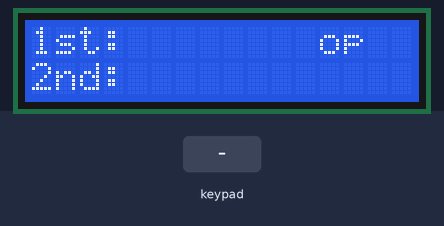
This sketch was run on a simulated Arduino Uno, built with avr-gcc and run on an emulated ATmega328P. On the bench: 16×2 character LCD. Inputs (shaded band) come from the test bench.

Above: at 9.1 s.
9.2 s: keypad keys 7 + 5 = pressed 0.4 s apart
At 10.7 s:
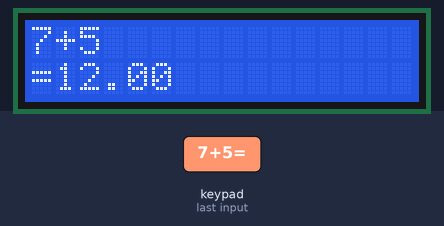
12.3 s: key '+' pressed
At 12.8 s:
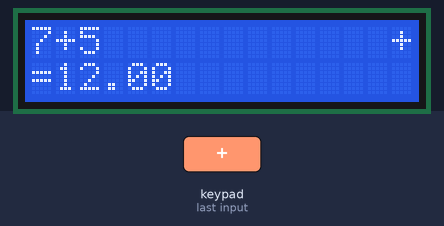
13.8 s: key '1' pressed
At 15.0 s:
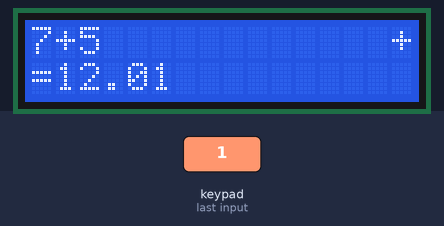
15.3 s: keypad keys 9 8 7 6 pressed 0.4 s apart
At 17.4 s:
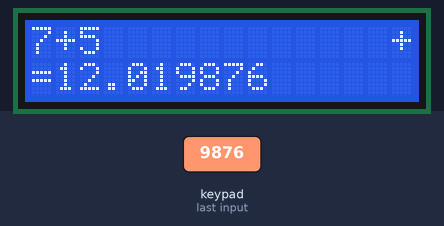
18.4 s: keypad keys 9 8 7 6 = pressed 0.4 s apart
At 20.5 s:
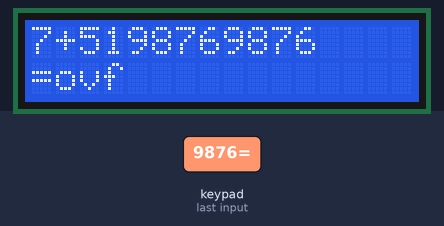
21.9 s: key '*' pressed
At 22.7 s:
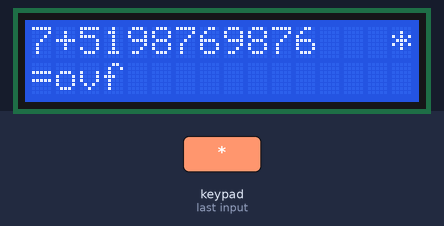
Timing chart, 0 to 24.4 s (numbered marks = the images above; inputs shaded):
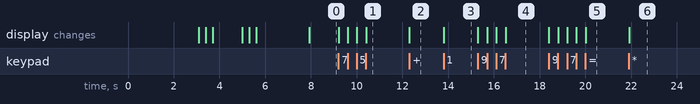

Measured:
- after the input at 9.2 s, the display: first changes at once (image 1 shows a later state)
- after the input at 12.3 s, the display: changes at once (image 2)
- after the input at 13.8 s, the display: changes at once (image 3)
- after the input at 15.3 s, the display: first changes at once (image 4 shows a later state)
- after the input at 18.4 s, the display: first changes at once (image 5 shows a later state)
- after the input at 21.9 s, the display: changes at once (image 6)

The sketch:

Calculator.ino
```cpp
#include<Keypad.h>
#include<LiquidCrystal_I2C.h>
#include<Wire.h>

const byte ROWS = 4;
const byte COLS = 4;
char keys[ROWS][COLS] = {
  {'1', '2', '3', '+'},
  {'4', '5', '6', '-'},
  {'7', '8', '9', 'C'},
  {'*', '0', '=', '/'}
};

byte rowPins[ROWS] = {9, 8, 7, 6};
byte colPins[COLS] = {5, 4, 3, 2};

// Created instances
Keypad myKeypad = Keypad(makeKeymap(keys), rowPins, colPins, ROWS, COLS);
LiquidCrystal_I2C lcd(0x27, 16, 2);

boolean firstNumState = true;
String firstNum = "";
String secondNum = "";
float result = 0.0;
char operatr = ' ';

void setup() {
  lcd.init();
  lcd.backlight();
  lcd.setCursor(0, 0);
  lcd.print("Arduino Calculator");
  lcd.setCursor(0, 1);
  lcd.print("by Eng. Rayan Albalawi");
  delay(3000);
  scrollDisplay();
  clr();
}

void loop() {
  char newKey = myKeypad.getKey();
  if (newKey != NO_KEY && (newKey == '1' || newKey == '2' || newKey == '3' || newKey == '4' || newKey == '5' || newKey == '6' || newKey == '7' || newKey == '8' || newKey == '9' || newKey == '0')) {

    if (firstNumState == true) {
      firstNum = firstNum + newKey;

      lcd.print(newKey);
    }
    else {
      secondNum = secondNum + newKey;

      lcd.print(newKey);
    }
  }
  if (newKey != NO_KEY && (newKey == '+' || newKey == '-' || newKey == '*' || newKey == '/')) {
    if (firstNumState == true) {
      operatr = newKey;
      firstNumState = false;
      lcd.setCursor(15, 0);
      lcd.print(operatr);
      lcd.setCursor(5, 1);
    }
  }

  if (newKey != NO_KEY && newKey == '=') {
    if (operatr == '+') {
      result = firstNum.toFloat() + secondNum.toFloat();
    }

    if (operatr == '-') {
      result = firstNum.toFloat() - secondNum.toFloat();
    }

    if (operatr == '*') {
      result = firstNum.toFloat() * secondNum.toFloat();
    }

    if (operatr == '/') {
      result = firstNum.toFloat() / secondNum.toFloat();
    }
    lcd.clear();
    lcd.setCursor(0, 0);
    lcd.print(firstNum);
    lcd.print(operatr);
    lcd.print(secondNum);
    lcd.setCursor(0, 1);
    lcd.print("=");
    lcd.print(result);
    firstNumState = true;
  }

  if (newKey != NO_KEY && newKey == 'C') {
    clr();
  }
}

void scrollDisplay() {

  // to move it offscreen left:
  for (int positionCounter = 0; positionCounter < 3; positionCounter++) {
    // scroll one position left:
    lcd.scrollDisplayLeft();
    // wait a bit:
    delay(300);
  }
  delay(1000);

  // scroll 29 positions (string length + display length) to the right
  // to move it offscreen right:
  for (int positionCounter = 0; positionCounter < 3; positionCounter++) {
    // scroll one position right:
    lcd.scrollDisplayRight();
    // wait a bit:
    delay(300);
  }
  delay(2000);
}

void clr() {
  lcd.clear();
  lcd.setCursor(0, 0);
  lcd.print("1st: ");
  lcd.setCursor(12, 0);
  lcd.print("op ");
  lcd.setCursor(0, 1);
  lcd.print("2nd: ");
  lcd.setCursor(5, 0);
  firstNum = "";
  secondNum = "";
  result = 0;
  operatr = ' ';
}
```
